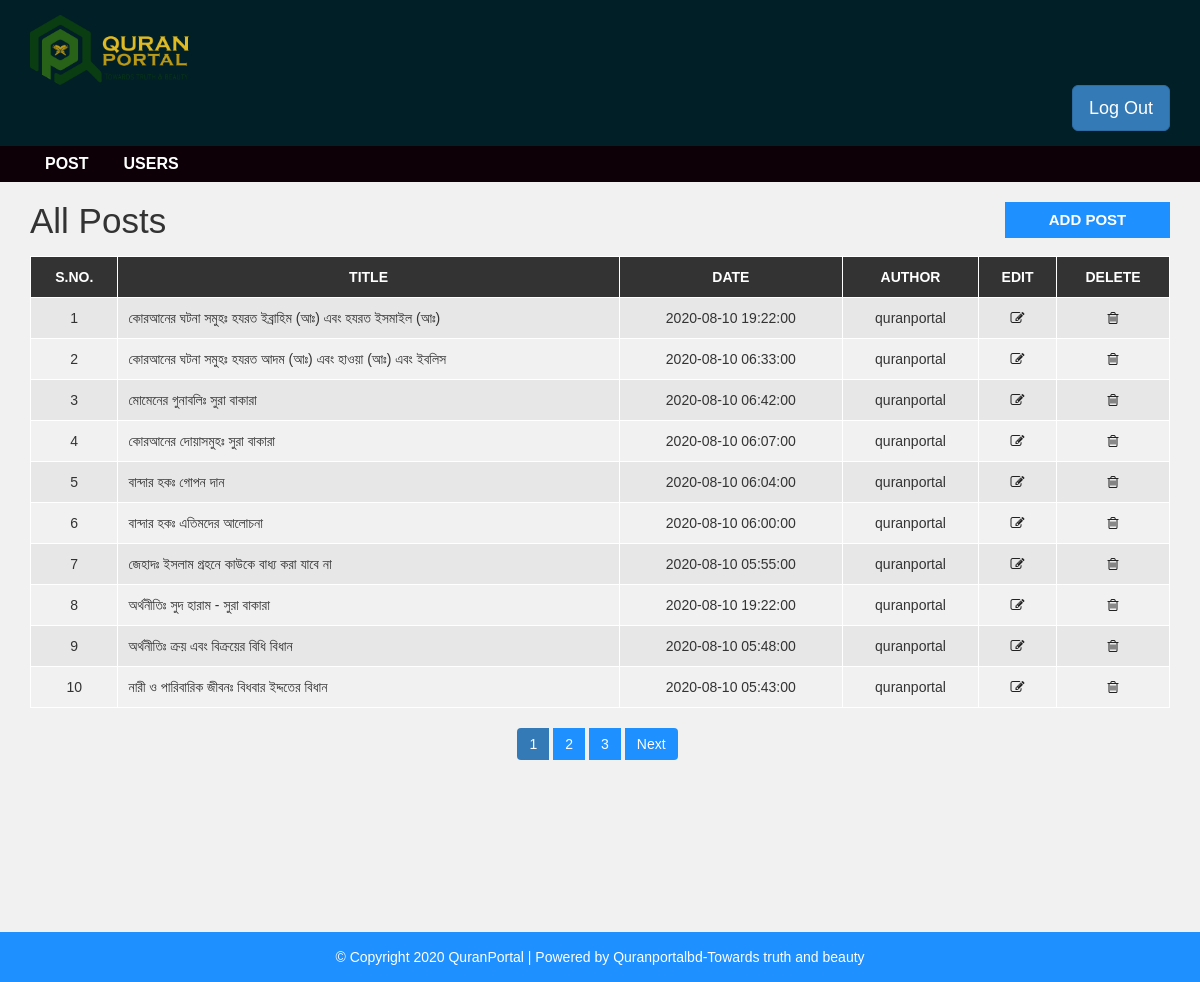
The app's page /admin/post.php (signed in) with its own data.
### tables this page shows
CREATE TABLE `post` (
  `post_id` int(11) NOT NULL,
  `post_title` varchar(100) NOT NULL,
  `post_description` text NOT NULL,
  `post_date` datetime NOT NULL,
  `author` int(11) NOT NULL
);

CREATE TABLE `user` (
  `user_id` int(11) NOT NULL,
  `first_name` varchar(30) NOT NULL,
  `last_name` varchar(30) NOT NULL,
  `username` varchar(100) DEFAULT NULL,
  `password` varchar(40) DEFAULT NULL,
  `role` int(11) NOT NULL
);

### admin/post.php (the view, shortened to what this page needs)
<?php include "inc/header.php"; ?>
  <div id="admin-content">
      <div class="container">
          <div class="row">
              <div class="col-md-10">
                  <h1 class="admin-heading">All Posts</h1>
              </div>
              <div class="col-md-2">
                  <a class="add-new" href="add-post.php">add post</a>
              </div>
              <div class="col-md-12">
                <?php
                  include "inc/dbh.php";
                  $limit = 10;
                  if(isset($_GET['page'])){
                    $page = $_GET['page'];
                  }else{
                    $page = 1;
                  }
                  $offset = ($page - 1) * $limit;
                  if($_SESSION["user_role"] == '1'){
                    $sql = "SELECT post.post_id, post.post_title, post.post_description,post.post_date,
                    user.username FROM post
                    LEFT JOIN user ON post.author = user.user_id
                    ORDER BY post.post_id DESC LIMIT {$offset},{$limit}";
                  }elseif($_SESSION["user_role"] == '0'){
                    $sql = "SELECT post.post_id, post.post_title, post.post_description,post.post_date,
                    user.username FROM post
                    LEFT JOIN user ON post.author = user.user_id
                    WHERE post.author = {$_SESSION['user_id']}
                    ORDER BY post.post_id DESC LIMIT {$offset},{$limit}";
                  }
                  $result = mysqli_query($conn, $sql) or die("Query Failed.");
                  if(mysqli_num_rows($result) > 0){
              ?>
                  <table class="content-table">
                      <thead>
                          <th>S.No.</th>
                          <th>Title</th>
                          <th>Date</th>
                          <th>Author</th>
                          <th>Edit</th>
                          <th>Delete</th>
                      </thead>
                      <tbody>
                          <?php
                          $serial = $offset + 1;
                          while($row = mysqli_fetch_assoc($result)) {?>
                            <tr>
                                <td class='id'><?php echo $serial; ?></td>
                                <td><?php echo $row['post_title']; ?></td>
                                <td><?php echo $row['post_date']; ?></td>
                                <td><?php echo $row['username']; ?></td>
                                <td class='edit'><a href='update-post.php?id=<?php echo $row['post_id']; ?>'><i class='fa fa-edit'></i></a></td>
                                <td class='delete'><a href='delete-post.php?id=<?php echo $row['post_id']; ?>'><i class='fa fa-trash-o'></i></a></td>
                            </tr>
                            <?php
                            $serial++;
                          } ?>
                        </tbody>
                    </table>
                    <?php
                  }else {
                    echo "<h3>No Results Found.</h3>";
                  }
                  if($_SESSION["user_role"] == '1'){
                    $sql1 = "SELECT * FROM post";
                  }elseif($_SESSION["user_role"] == '0'){
                    $sql1 = "SELECT * FROM post
                    WHERE author = {$_SESSION['user_id']}";
                  }
                  $result1 = mysqli_query($conn, $sql1) or die("Query Failed.");
                  if(mysqli_num_rows($result1) > 0){
                    $total_records = mysqli_num_rows($result1);
                    $total_page = ceil($total_records / $limit);
                    echo '<ul class="pagination admin-pagination">';
                    for($i = 1; $i <= $total_page; $i++){
                      if($i == $page){
                        $active = "active";
                      }else{
                        $active = "";
                      }
                      echo '<li class="'.$active.'"><a href="post.php?page='.$i.'">'.$i.'</a></li>';
                    }
                    if($total_page > $page){
                      echo '<li><a href="post.php?page='.($page + 1).'">Next</a></li>';
                    }
                    echo '</ul>';
                  }
                    ?>
              </div>
          </div>
      </div>
  </div>
<?php include "inc/footer.php"; ?>

### admin/inc/header.php (shortened to what this page needs)
<!DOCTYPE html>
<html lang="en">
    <head>
        <link rel="stylesheet" href="css/bootstrap.min.css" />
        <link rel="stylesheet" href="css/font-awesome.css">
        <link rel="stylesheet" href="css/style.css">
    </head>
    <body>
        <div id="header-admin"  style="background:#011F26;">
            <div class="container">
                <div class="row">
                    <div class="col-md-2">
                        <a href="post.php"><img class="logo" src="images/quranportal.png"></a>
                    </div>
                    <div class="col-md-offset-9 col-md-3">
                        <a href="logout.php" class="btn btn-primary btn-lg pull-right" role="button" aria-disabled="true">Log Out</a>
                    </div>
                </div>
            </div>
        </div>
        <div id="admin-menubar" style="background:#0D0007; color:#fff;" >
            <div class="container">
                <div class="row">
                    <div class="col-md-12">
                       <ul class="admin-menu" >
                            <li>
                                <a href="post.php" style="color:#fff;">Post</a>
                            </li>
                            <?php
                                if($_SESSION["user_role"] == '1'){
                              ?>
                              <li>
                                  <a href="users.php" style="color:#fff;">users</a>
                              </li>
                              <?php
                                }
                              ?>
                          </ul>
                    </div>
                </div>
            </div>
        </div>

### admin/inc/footer.php
<div id ="footer">
    <div class="container">
        <div class="row">
            <div class="col-md-12">
                <span>© Copyright 2020 QuranPortal | Powered by <a href="http://Quranportalbd.com/">Quranportalbd-Towards truth and beauty</a></span>
            </div>
        </div>
    </div>
</div>
</body>
</html>

### admin/css/style.css (style rules this page uses)
body { background: #f1f1f1; font-family: sans-serif,arial,Helvetica; }
a, a:hover, a:focus { text-decoration: none; outline: none; }
ul { margin:0; padding:0; list-style:none; }
img.logo { width: 100%; height: auto; display: block; }
#header-admin { background-color: #1E90FF; padding: 15px 0; }
#admin-menubar { background-color: #fff; }
#admin-menubar .admin-menu { font-size: 0; }
#admin-menubar .admin-menu li { display: inline-block; margin: 0 5px 0 0; }
#admin-menubar .admin-menu li a { color: #1E90FF; font-size: 16px; font-weight: 600; text-transform: uppercase; padding: 7px 15px; display: block; transition: all 0.3s; }
#admin-content { padding: 20px 0; min-height: 750px; }
#admin-content .admin-heading { font-size: 35px; margin: 0 0 15px; }
#admin-content .add-new { color: #fff; background-color: #1E90FF; font-size: 15px; font-weight: 600; text-align: center; text-transform: uppercase; padding: 7px 10px; display: block; transition: all 0.3s; }
#admin-content .content-table { border: 1px solid #000; width: 100%; margin: 0 0 20px; }
#admin-content .content-table thead { color: #fff; background-color: #333; }
#admin-content .content-table th { padding: 10px; border: 1px solid #fff; font-weight: 600; text-align: center; text-transform: uppercase; }
#admin-content .content-table tbody { color: #333; }
#admin-content .content-table tbody tr { background-color: #e7e7e7; }
#admin-content .content-table tbody tr:nth-child(even) { background-color: transparent; }
#admin-content .content-table tbody td { padding: 10px; border: 1px solid #fff; text-align: center; }
#admin-content .content-table tbody td:nth-child(2) { text-align: left; }
#admin-content .admin-pagination { margin: 0; }
#admin-content .admin-pagination li a { display: block; }
.id, .edit, .delete { text-align:center; }
.pagination { display: block; text-align: center; margin: 0; }
.pagination li { display:inline-block; margin: 0 5px 0 0; }
.pagination li a { border: none; background: #1e90ff; color: #fff; }
i.fa { color:#222; }
#footer { color: #fff; padding:15px 0; text-align:center; background-color:#1e90ff; }
#footer a { color:#fff; }

### records on screen
post: post_title "কোরআনের ঘটনা সমুহঃ হযরত ইব্রাহিম (আঃ) এবং হযরত ইসমাইল (আঃ)", post_date "2020-08-10 19:22:00", user.username "quranportal"
post: post_title "কোরআনের ঘটনা সমুহঃ হযরত আদম (আঃ) এবং হাওয়া (আঃ) এবং ইবলিস", post_date "2020-08-10 06:33:00", user.username "quranportal"
post: post_title "মোমেনের গুনাবলিঃ সুরা বাকারা", post_date "2020-08-10 06:42:00", user.username "quranportal"
post: post_title "কোরআনের দোয়াসমুহঃ সুরা বাকারা", post_date "2020-08-10 06:07:00", user.username "quranportal"
post: post_title "বান্দার হকঃ গোপন দান", post_date "2020-08-10 06:04:00", user.username "quranportal"
post: post_title "বান্দার হকঃ এতিমদের আলোচনা", post_date "2020-08-10 06:00:00", user.username "quranportal"
post: post_title "জেহাদঃ ইসলাম গ্রহনে কাউকে বাধ্য করা যাবে না", post_date "2020-08-10 05:55:00", user.username "quranportal"
post: post_title "অর্থনীতিঃ সুদ হারাম - সুরা বাকারা", post_date "2020-08-10 19:22:00", user.username "quranportal"
post: post_title "অর্থনীতিঃ ক্রয় এবং বিক্রয়ের বিধি বিধান", post_date "2020-08-10 05:48:00", user.username "quranportal"
post: post_title "নারী ও পারিবারিক জীবনঃ বিধবার ইদ্দতের বিধান", post_date "2020-08-10 05:43:00", user.username "quranportal"
